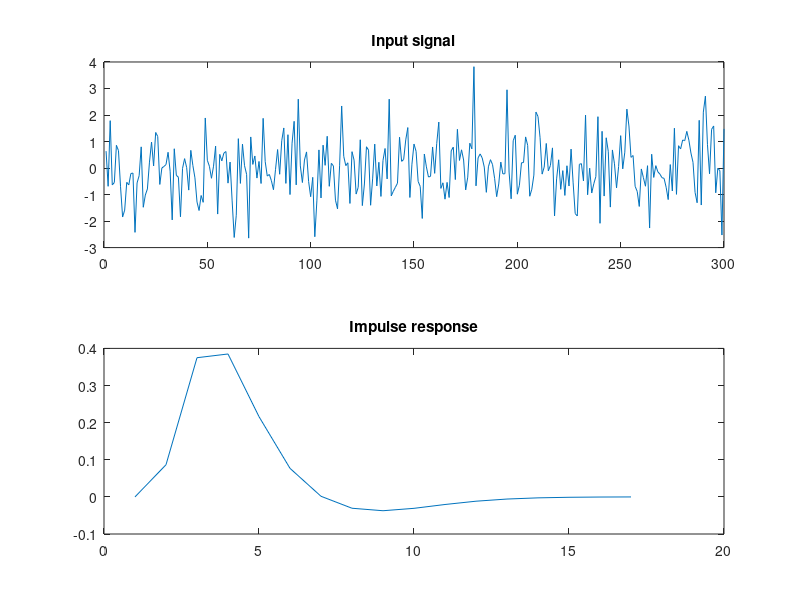
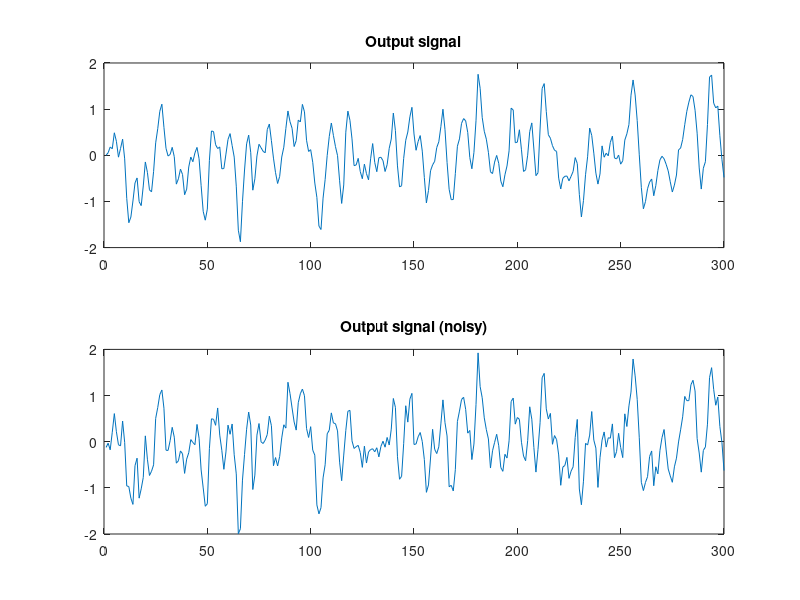
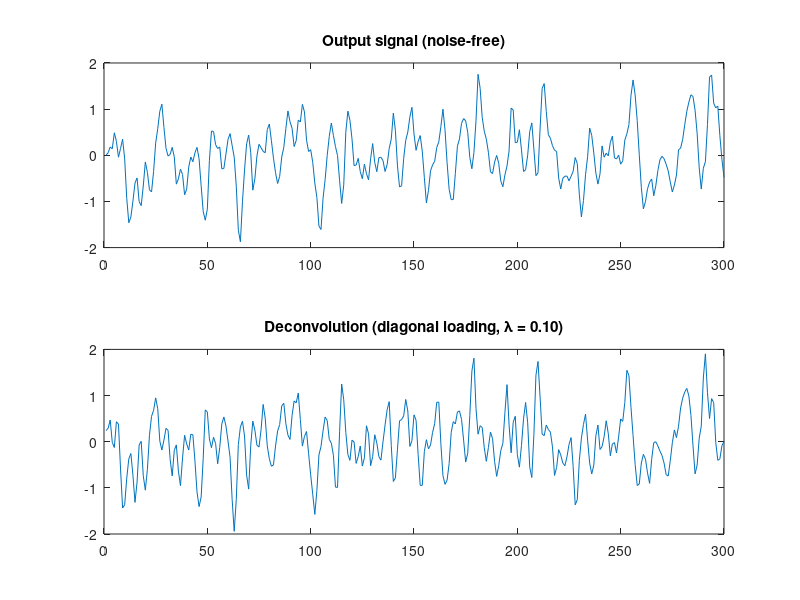
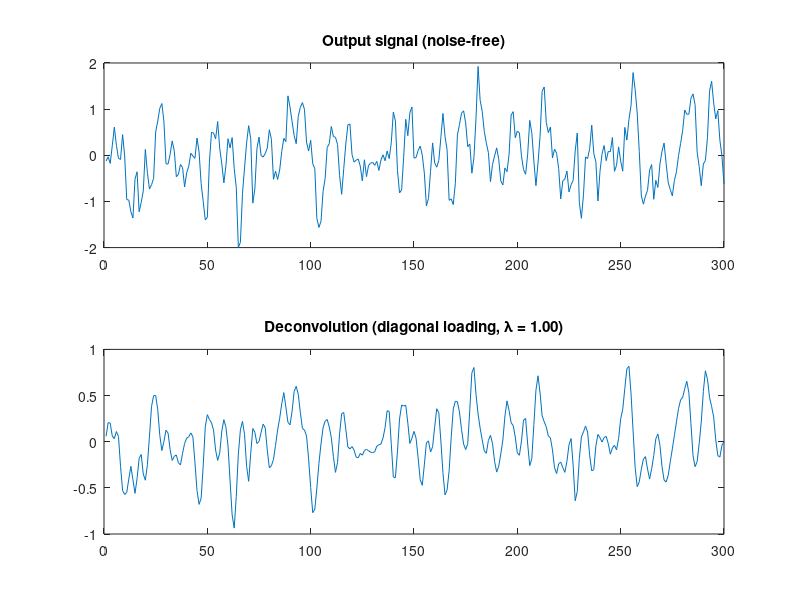

Write the MATLAB code that produced these figures, in order.
% This MATLAB script is to introduce the basic concepts of
% psychophysiological interaction (PPI) of functional MRI (fMRI) data
% Author: Xin Di, PhD

clear

% Part 1 simple correlation
% Generate simulated variables
N = 300;
n = (0:N-1)';                               % n : discrete-time index

x = randn(N,1)                 % neural signal

% hrf = spm_hrf(2);            % define hemodynamic response function from SPM
hrf = [0;0.0865660809936357;0.374888236471690;0.384923381745461;0.216117315646557;0.0768695652550848;0.00162017719800089;-0.0306078117340448;-0.0373060781329993;-0.0308373715988730;-0.0205161333521205;-0.0116441637490611;-0.00582063147182588;-0.00261854249818620;-0.00107732374408556;-0.000410443522357321;-0.000146257506876445;];

y = conv(hrf, x);
y = y(1:N);                                 % y : output signal (noise-free)

yn = y + 0.2 * randn(N, 1);                 % yn : output signal (noisy)

figure(1)
subplot(2, 1, 1); plot(x); title('Input signal');
subplot(2, 1, 2); plot(hrf); title('Impulse response');

figure(2)
subplot(2, 1, 1); plot(y); title('Output signal');
subplot(2, 1, 2); plot(yn); title('Output signal (noisy)');


% Part 2 deconvolution
H = convmtx(hrf, N);
H = H(1:N, :);                              % H : convolution matrix

% Verify that H*x is the same as y
e = y - H * x;   % should be zero
max(abs(e))

% Direct solve (fails)
g = H \ y;
%  H is singular

% Diagonal loading (noise-free)
lam = 0.1;
g = (H'*H + lam * eye(N)) \ (H' * y);

figure(3)
subplot(2, 1, 1); plot(y); title('Output signal (noise-free)');
subplot(2, 1, 2); plot(g); title(sprintf('Deconvolution (diagonal loading, \\lambda = %.2f)', lam));

% Diagonal loading (noisy)
lam = 0.1;
lam = 1;
g = (H'*H + lam * eye(N)) \ (H' * yn);

figure(4)
subplot(2, 1, 1); plot(yn); title('Output signal (noise-free)');
subplot(2, 1, 2); plot(g); title(sprintf('Deconvolution (diagonal loading, \\lambda = %.2f)', lam));



